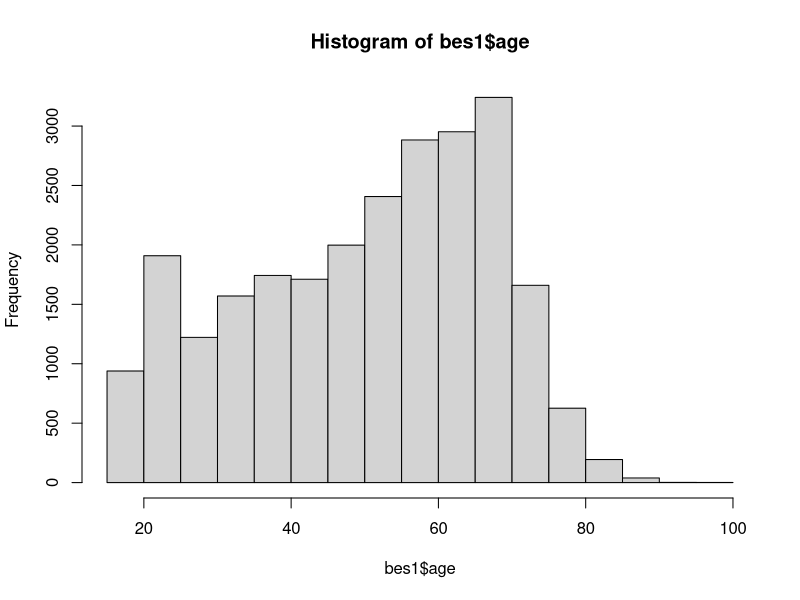
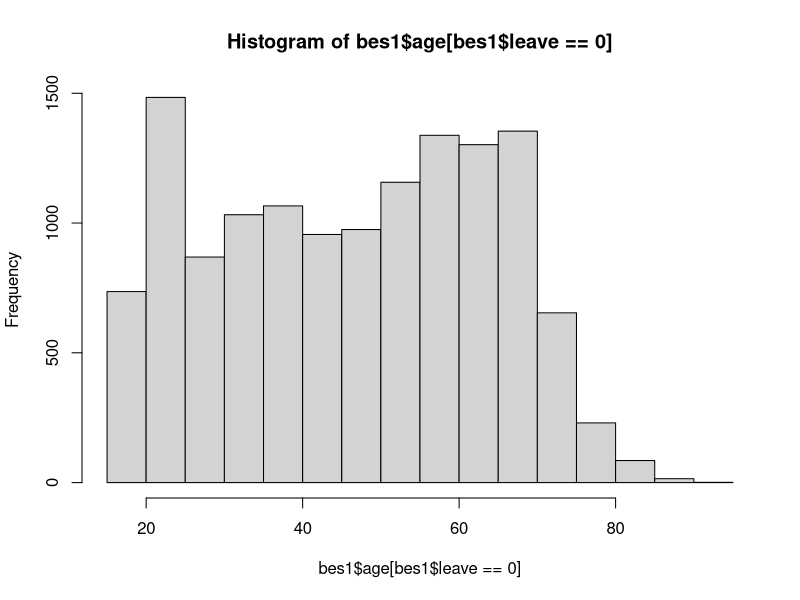
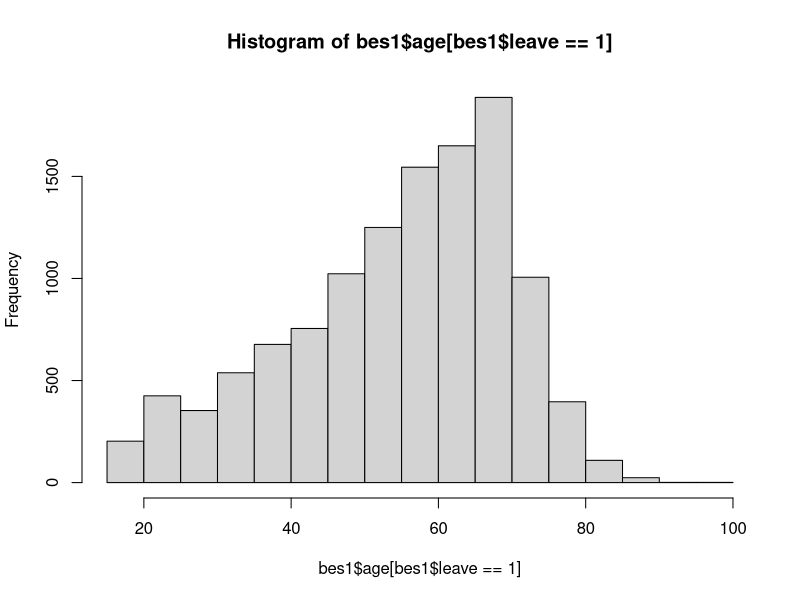
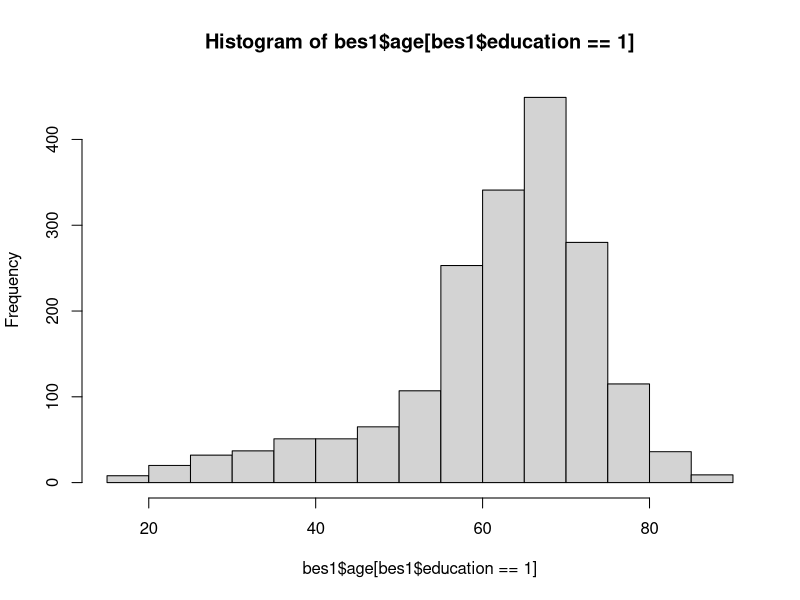
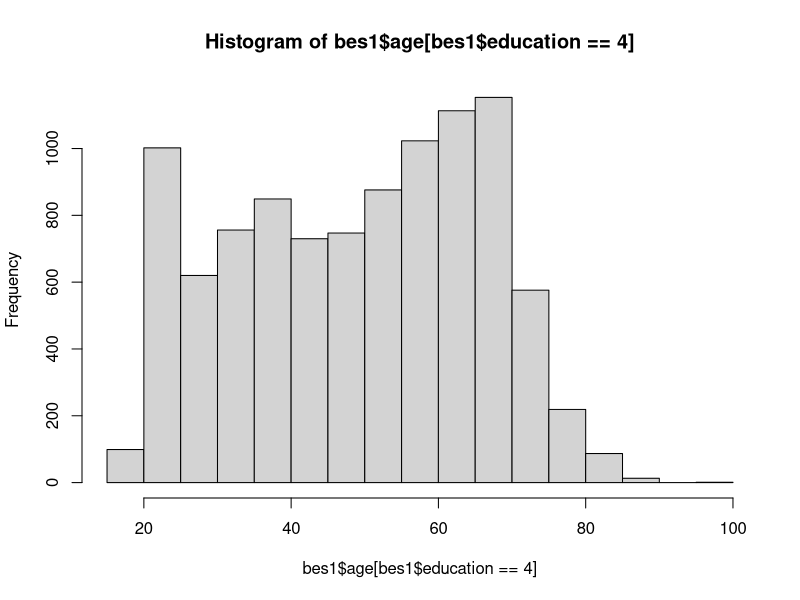
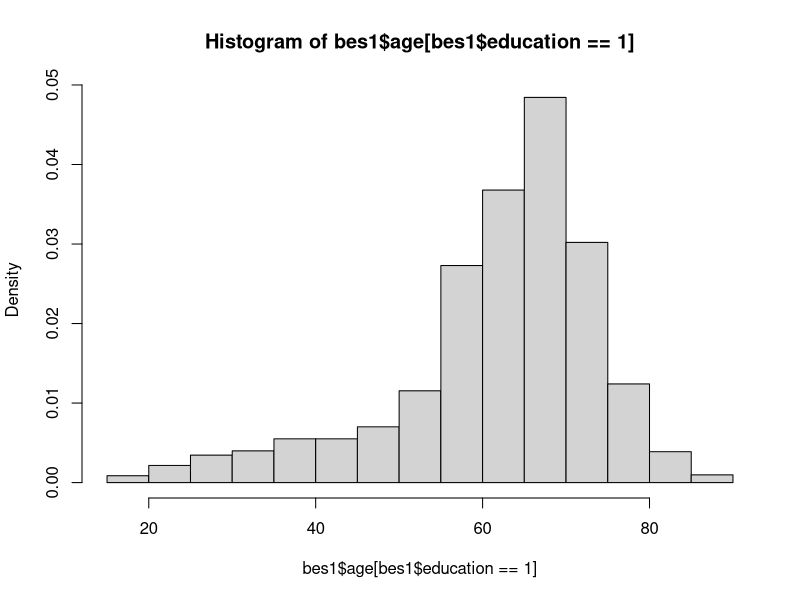
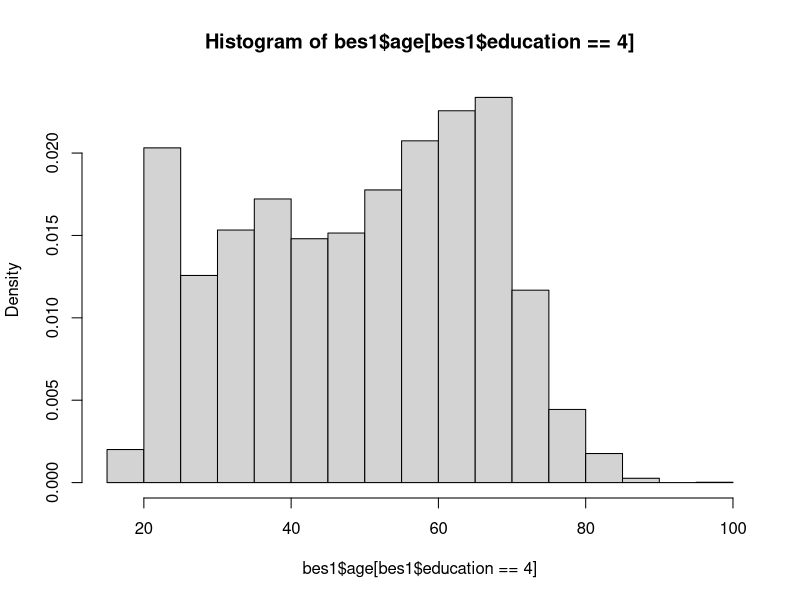
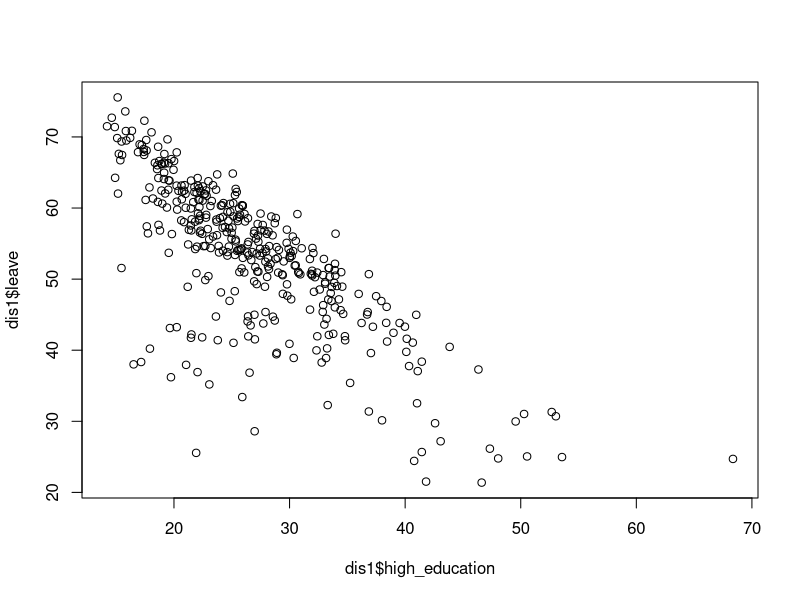

Recreate these plots in R, in order.
## 3. POPULATION CHARACTERISTICS

## 3.3 MEASURING SUPPORT FOR BREXIT

## Set the working directory
setwd("~/Desktop/DSS") # example of setwd() for Mac 
setwd("C:/user/Desktop/DSS") # example for Windows

## Load the dataset
bes <- read.csv("BES.csv") # reads and stores data

## Understand the data
## (Read about description of variables and unit of observation)
head(bes) # shows first observations

## Identify the types of variables included
## (character vs. numeric; binary vs. non-binary)

## Identify the number of observations
dim(bes) # provides dimensions of dataframe: rows, columns

## Predicting the referendum outcome
table(bes$vote) # creates frequency table of vote

## option a: create frequency table first
freq_table <- table(bes$vote) # object with frequency table
prop.table(freq_table) # creates table of proportions
## option b: do it all at once
prop.table(table(bes$vote)) # creates table of proportions

## 3.4 WHO SUPPORTED BREXIT?

## Handling missing data
table(bes$education, exclude=NULL) # table() including NAs
mean(bes$leave) # mean() without removing NAs
mean(bes$leave, na.rm=TRUE) # mean() removing NAs
bes1 <- na.omit(bes) # removes observations with NAs
head(bes) # shows first observations of original dataframe
head(bes1) # shows first observations of clean dataframe
dim(bes) # provides dimensions (rows, columns) of original dataframe
dim(bes) # provides dimensions (rows, columns) of clean dataframe

## Two-way frequency tables
table(bes1$leave, bes1$education) # two−way frequency table

## Two-way tables of proportions
prop.table(table(bes1$leave, bes1$education)) # two−way table of proportions 
prop.table(table(bes1$leave, bes1$education), margin=1) # with margin=1
prop.table(table(bes1$leave, bes1$education), margin=2) # with margin=2

## Histograms
hist(bes1$age) # creates histogram of all observations in age
hist(bes1$age[bes1$leave==0]) # creates histogram for non−supporters 
hist(bes1$age[bes1$leave==1]) # creates histogram for supporters

## Density histograms
hist(bes1$age[bes1$education==1]) # normal (frequency) histogram for respondents w/ no qualifications
hist(bes1$age[bes1$education==4]) # normal (frequency) histogram for respondents  w/ undergraduate degree
hist(bes1$age[bes1$education==1], freq=FALSE) # density histogram for respondents w/ no qualifications
hist(bes1$age[bes1$education==4], freq=FALSE) # density histogram for respondents  w/ undergraduate degree

## Descriptive statistics
mean(bes1$age[bes1$leave==0]) # mean age of non−supporters
mean(bes1$age[bes1$leave==1]) # mean age of supporters
median(bes1$age[bes1$leave==0]) # median age of non−supporters
median(bes1$age[bes1$leave==1]) # median age of supporters
sd(bes1$age[bes1$leave==0]) # sd of age for non−supporters
sd(bes1$age[bes1$leave==1]) # sd of age for supporters
var(bes1$age[bes1$leave==1]) # variance of age of supporters
sd(bes1$age[bes1$leave==1])^2 # square of sd of age of supporters
sqrt(var(bes1$age[bes1$leave==1])) # square root of variance of age of supporters

## 3.5 RELATIONSHIP BETWEEN EDUCATION AND THE LEAVE VOTE IN THE ENTIRE UK

## Load the dataset
dis <- read.csv("UK_districts.csv") # reads and stores data

## Understand the data
## (Read about description of variables and unit of observation)
head(dis) # shows first observations

## Identify the types of variables included
## (character vs. numeric; binary vs. non-binary)

## Identify the number of observations
dim(dis) # provides dimensions of dataframe: rows, columns

## Handling missing data
dis1 <- na.omit(dis) # removes observations with NAs
dim(dis1) # provides dimensions (rows, columns) of clean dataframe

## Scatter plot
plot(dis1$high_education, dis1$leave) # scatter plot x, y
abline (v=mean(dis$high_education), lty="dashed") # adds straight, dashed vertical line to plot
abline(h=mean(dis$leave), lty="dashed") # adds straight, dashed horizontal line to plot

## Correlation
cor(dis1$high_education, dis1$leave) # calculates correlation
cor(dis1$leave, dis1$high_education) # calculates correlation
